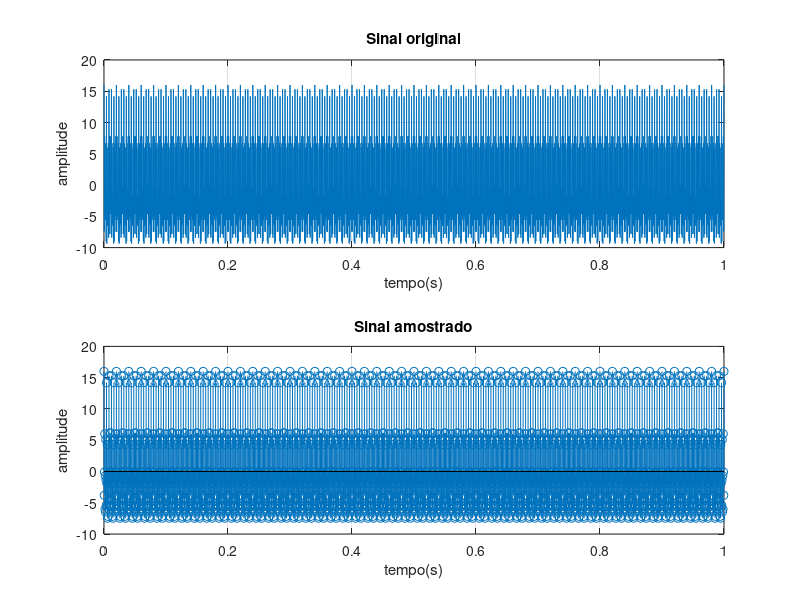
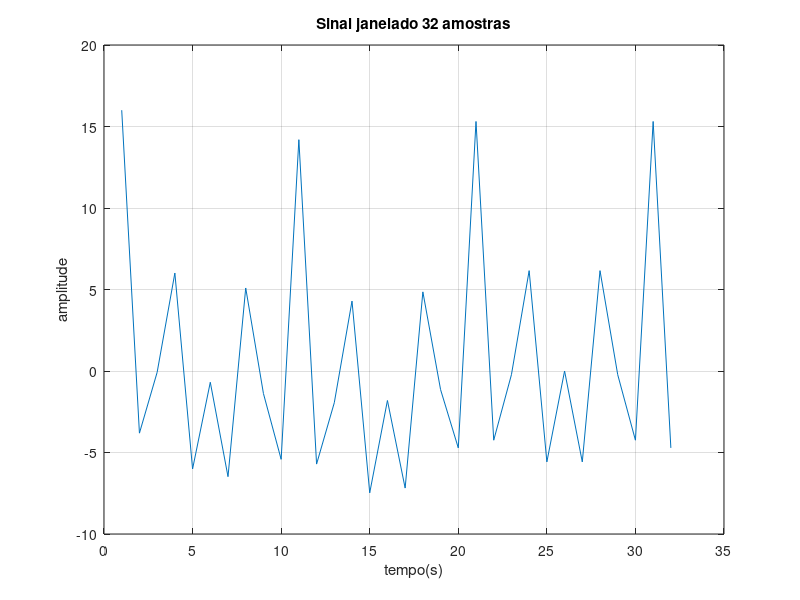

These charts were generated, in order, by the following MATLAB code: (Note: this script raises an error after producing the figures.)
% Alisson Rodrigues de Carvalho Santos
% TEC 430 Processamento digital de sinais

% Segunda Avaliação
% Implementação da DFT e FFT com dizimação na frequência
clc;
clear all;
close all;

% Gerando sinal de entrada
dt = 1/4000;
t = 0:dt:1;

% Sinal de entrada
x =  cos(2*pi*100.*t)+3*cos(2*pi*250.*t)+5*cos(2*pi*750.*t)+7*cos(2*pi*1000.*t);

% Frequência de amostragem
Fs = 2500; % em Hertz
% Período do amostragem
Ts = 1/Fs;

ts = 0:Ts:1;
% sinal amostrado
xn = cos(2*pi*100.*ts)+3*cos(2*pi*250.*ts)+5*cos(2*pi*750.*ts)+7*cos(2*pi*1000.*ts);

figure('name','comparativo de sinais');
subplot(2,1,1);
plot(t,x);title('Sinal original'); grid on;
xlabel('tempo(s)'); ylabel('amplitude');
subplot(2,1,2);
stem(ts,xn);title('Sinal amostrado'); grid on;
xlabel('tempo(s)'); ylabel('amplitude');

% Para cada requisito da atividade avaliativa foi feita uma seção neste
% codigo que aplica as funções MyDFT,MyFFT e a fft do matlab
% Foram implementadas as função plot_espectro e plot_espectro que realizam
% a plotagem das figuras dos espectros resultantes das funções

%%  Janelamento de 32 amostras ponto a
%
% Aplicando o janelamento no sinal para obter as amostras
N= 32;
xn_janelado = xn(1:32);

figure;
plot(xn_janelado);grid on; title('Sinal janelado 32 amostras');
xlabel('tempo(s)'); ylabel('amplitude');

% matriz para armazenar resultados
Xk = zeros(3,32);
n_Add = zeros(2,1);
n_Mult = zeros(2,1);
% Aplicando a dft ao sinal amostrado
[Xk(1,:),n_Add(1),n_Mult(1)] = MyDFT(xn_janelado,N);
% Aplicando a fft com dizimação na frequência
[Xk(2,:),n_Add(2),n_Mult(2)] = MyFFT(xn_janelado,N);
% Aplicando função FFT nativa do matlab
Xk(3,:) = fft(xn_janelado,N);
% Função para plotagem dos espectros
plot_espectros(Xk(1,:),Xk(2,:),Xk(3,:),'FFT 32 amostras',N,Fs);

%% Completando 64 amostras com zeros a direita ponto b
N= 64;
xn_zero_padding = [xn_janelado, zeros(1,32) ];

figure;
plot(xn_zero_padding);grid on; title('Zero padding 64 amostras');
xlabel('tempo(s)'); ylabel('amplitude');xlim([0,N]);

% matriz para armazenar resultados
Xk = zeros(3,64);
n_Add = zeros(2,1);
n_Mult = zeros(2,1);
% Aplicando a dft ao sinal amostrado
[Xk(1,:),n_Add(1),n_Mult(1)] = MyDFT(xn_zero_padding,N);
% Aplicando a fft com dizimação na frequência
[Xk(2,:),n_Add(2),n_Mult(2)] = MyFFT(xn_zero_padding,N);
% Aplicando função FFT nativa do matlab
Xk(3,:) = fft(xn_zero_padding,N);
% Função para plotagem dos espectros
plot_espectros2(Xk(1,:),Xk(2,:),Xk(3,:),'FFT 64 amostras',N,Fs);

%% Janelamento 64 amostras ponto c
%
% Aplicando o janelamento no sinal para obter as amostras
N= 64;
xn_janelado = xn(1:N);

figure;
plot(xn_janelado);grid on; title('Sinal janelado 64 amostras');
xlabel('tempo(s)'); ylabel('amplitude');xlim([0,N])

% matriz para armazenar resultados
Xk = zeros(3,N);
n_Add = zeros(2,1);
n_Mult = zeros(2,1);
% Aplicando a dft ao sinal amostrado
[Xk(1,:),n_Add(1),n_Mult(1)] = MyDFT(xn_janelado,N);
% Aplicando a fft com dizimação na frequência
[Xk(2,:),n_Add(2),n_Mult(2)] = MyFFT(xn_janelado,N);
% Aplicando função FFT nativa do matlab
Xk(3,:) = fft(xn_janelado,N);
% Função para plotagem dos espectros
plot_espectros2(Xk(1,:),Xk(2,:),Xk(3,:),'FFT 64 amostras',N,Fs);

%% Completando 128 amostras com zeros a direita ponto d
N= 128;
xn_zero_padding = [xn_janelado, zeros(1,64) ];

figure;
plot(xn_zero_padding);grid on; title('Zero padding 128 amostras');
xlabel('tempo(s)'); ylabel('amplitude');xlim([0,N]);

% matriz para armazenar resultados
Xk = zeros(3,N);
n_Add = zeros(2,1);
n_Mult = zeros(2,1);
% Aplicando a dft ao sinal amostrado
[Xk(1,:),n_Add(1),n_Mult(1)] = MyDFT(xn_zero_padding,N);
% Aplicando a fft com dizimação na frequência
[Xk(2,:),n_Add(2),n_Mult(2)] = MyFFT(xn_zero_padding,N);
% Aplicando função FFT nativa do matlab
Xk(3,:) = fft(xn_zero_padding,N);
% Função para plotagem dos espectros
plot_espectros2(Xk(1,:),Xk(2,:),Xk(3,:),'FFT 128 amostras',N,Fs);

%% Janelamento 128 amostras
%
% Aplicando o janelamento no sinal para obter as amostras
N= 128;
xn_janelado = xn(1:N);

figure;
plot(xn_janelado);grid on; title('Sinal janelado 128 amostras');
xlabel('tempo(s)'); ylabel('amplitude');xlim([0,N])

% matriz para armazenar resultados
Xk = zeros(3,N);
n_Add = zeros(2,1);
n_Mult = zeros(2,1);
% Aplicando a dft ao sinal amostrado
[Xk(1,:),n_Add(1),n_Mult(1)] = MyDFT(xn_janelado,N);
% Aplicando a fft com dizimação na frequência
[Xk(2,:),n_Add(2),n_Mult(2)] = MyFFT(xn_janelado,N);
% Aplicando função FFT nativa do matlab
Xk(3,:) = fft(xn_janelado,N);
% Função para plotagem dos espectros
plot_espectros2(Xk(1,:),Xk(2,:),Xk(3,:),'FFT 128 amostras',N,Fs);

%% Completando 256 amostras com zeros a direita
N= 256;
xn_zero_padding = [xn_janelado, zeros(1,128) ];

figure;
plot(xn_zero_padding);grid on; title('Zero padding 256 amostras');
xlabel('tempo(s)'); ylabel('amplitude');xlim([0,N]);

% matriz para armazenar resultados
Xk = zeros(3,N);
n_Add = zeros(2,1);
n_Mult = zeros(2,1);
% Aplicando a dft ao sinal amostrado
[Xk(1,:),n_Add(1),n_Mult(1)] = MyDFT(xn_zero_padding,N);
% Aplicando a fft com dizimação na frequência
[Xk(2,:),n_Add(2),n_Mult(2)] = MyFFT(xn_zero_padding,N);
% Aplicando função FFT nativa do matlab
Xk(3,:) = fft(xn_zero_padding,N);
% Função para plotagem dos espectros
plot_espectros2(Xk(1,:),Xk(2,:),Xk(3,:),'FFT 256 amostras',N,Fs);

%% Janelamento 256 amostras
%
% Aplicando o janelamento no sinal para obter as amostras
N= 256;
xn_janelado = xn(1:N);

figure;
plot(xn_janelado);grid on; title('Sinal janelado 128 amostras');
xlabel('tempo(s)'); ylabel('amplitude');xlim([0,N])

% matriz para armazenar resultados
Xk = zeros(3,N);
n_Add = zeros(2,1);
n_Mult = zeros(2,1);
% Aplicando a dft ao sinal amostrado
[Xk(1,:),n_Add(1),n_Mult(1)] = MyDFT(xn_janelado,N);
% Aplicando a fft com dizimação na frequência
[Xk(2,:),n_Add(2),n_Mult(2)] = MyFFT(xn_janelado,N);
% Aplicando função FFT nativa do matlab
Xk(3,:) = fft(xn_janelado,N);
% Função para plotagem dos espectros
plot_espectros2(Xk(1,:),Xk(2,:),Xk(3,:),'FFT 128 amostras',N,Fs);

%% Completando 512 amostras com zeros a direita
N= 512;
xn_zero_padding = [xn_janelado, zeros(1,256) ];

figure;
plot(xn_zero_padding);grid on; title('Zero padding 512 amostras');
xlabel('tempo(s)'); ylabel('amplitude');xlim([0,N]);

% matriz para armazenar resultados
Xk = zeros(3,N);
n_Add = zeros(2,1);
n_Mult = zeros(2,1);
% Aplicando a dft ao sinal amostrado
[Xk(1,:),n_Add(1),n_Mult(1)] = MyDFT(xn_zero_padding,N);
% Aplicando a fft com dizimação na frequência
[Xk(2,:),n_Add(2),n_Mult(2)] = MyFFT(xn_zero_padding,N);
% Aplicando função FFT nativa do matlab
Xk(3,:) = fft(xn_zero_padding,N);
% Função para plotagem dos espectros
plot_espectros2(Xk(1,:),Xk(2,:),Xk(3,:),'FFT 512 amostras',N,Fs);

%% Janelamento 512 amostras
%
% Aplicando o janelamento no sinal para obter as amostras
N= 512;
xn_janelado = xn(1:N);

figure;
plot(xn_janelado);grid on; title('Sinal janelado 512 amostras');
xlabel('tempo(s)'); ylabel('amplitude');xlim([0,N])

% matriz para armazenar resultados
Xk = zeros(3,N);
n_Add = zeros(2,1);
n_Mult = zeros(2,1);
% Aplicando a dft ao sinal amostrado
[Xk(1,:),n_Add(1),n_Mult(1)] = MyDFT(xn_janelado,N);
% Aplicando a fft com dizimação na frequência
[Xk(2,:),n_Add(2),n_Mult(2)] = MyFFT(xn_janelado,N);
% Aplicando função FFT nativa do matlab
Xk(3,:) = fft(xn_janelado,N);
% Função para plotagem dos espectros
plot_espectros2(Xk(1,:),Xk(2,:),Xk(3,:),'FFT 512 amostras',N,Fs);

%% Completando 1024 amostras com zeros a direita
N= 1024;
xn_zero_padding = [xn_janelado, zeros(1,512) ];

figure;
plot(xn_zero_padding);grid on; title('Zero padding 1024 amostras');
xlabel('tempo(s)'); ylabel('amplitude');xlim([0,N]);

% matriz para armazenar resultados
Xk = zeros(3,N);
n_Add = zeros(2,1);
n_Mult = zeros(2,1);
% Aplicando a dft ao sinal amostrado
[Xk(1,:),n_Add(1),n_Mult(1)] = MyDFT(xn_zero_padding,N);
% Aplicando a fft com dizimação na frequência
[Xk(2,:),n_Add(2),n_Mult(2)] = MyFFT(xn_zero_padding,N);
% Aplicando função FFT nativa do matlab
Xk(3,:) = fft(xn_zero_padding,N);
% Função para plotagem dos espectros
plot_espectros(Xk(1,:),Xk(2,:),Xk(3,:),'FFT 1024 amostras',N,Fs);

%% Janelamento 1024 amostras
%
% Aplicando o janelamento no sinal para obter as amostras
N= 1024;
xn_janelado = xn(1:N);

figure;
plot(xn_janelado);grid on; title('Sinal janelado 1024 amostras');
xlabel('tempo(s)'); ylabel('amplitude');xlim([0,N])

% matriz para armazenar resultados
Xk = zeros(3,N);
n_Add = zeros(2,1);
n_Mult = zeros(2,1);
% Aplicando a dft ao sinal amostrado
[Xk(1,:),n_Add(1),n_Mult(1)] = MyDFT(xn_janelado,N);
% Aplicando a fft com dizimação na frequência
[Xk(2,:),n_Add(2),n_Mult(2)] = MyFFT(xn_janelado,N);
% Aplicando função FFT nativa do matlab
Xk(3,:) = fft(xn_janelado,N);
% Função para plotagem dos espectros
plot_espectros2(Xk(1,:),Xk(2,:),Xk(3,:),'FFT 1024 amostras',N,Fs);

%% Completando 2048 amostras com zeros a direita
N= 2048;
xn_zero_padding = [xn_janelado, zeros(1,1024) ];

figure;
plot(xn_zero_padding);grid on; title('Zero padding 2048 amostras');
xlabel('tempo(s)'); ylabel('amplitude');xlim([0,N]);

% matriz para armazenar resultados
Xk = zeros(3,N);
n_Add = zeros(2,1);
n_Mult = zeros(2,1);
% Aplicando a dft ao sinal amostrado
[Xk(1,:),n_Add(1),n_Mult(1)] = MyDFT(xn_zero_padding,N);
% Aplicando a fft com dizimação na frequência
[Xk(2,:),n_Add(2),n_Mult(2)] = MyFFT(xn_zero_padding,N);
% Aplicando função FFT nativa do matlab
Xk(3,:) = fft(xn_zero_padding,N);
% Função para plotagem dos espectros
plot_espectros2(Xk(1,:),Xk(2,:),Xk(3,:),'FFT 2048 amostras',N,Fs);

%%
function [] = plot_espectros(xk_dft,xk_myfft,xk_fft,titulo,N,Fs)
    f = (0:N-1) * Fs / N;
    figure('name',titulo);
    subplot(3,1,1);
    plot(f,abs(xk_dft));title('MyDFT 2048 amostras'); grid on;
    xlabel('frequência(Hz)');
    ylabel('Magnitude');
    subplot(3,1,2);
    plot(f,abs(xk_myfft));title('MyFFT 2048 amostras'); grid on;
    xlabel('frequência(Hz)');
    ylabel('Magnitude');
    subplot(3,1,3);
    plot(f,abs(xk_fft));title('FFT 2048 amostras'); grid on;
    xlabel('frequência(Hz)');
    ylabel('Magnitude');
end

function [] = plot_espectros2(xk_dft,xk_myfft,xk_fft,titulo,N,Fs)
    f = (0:N-1) * Fs / N;
    figure('name',titulo);
    subplot(3,1,1);
    stem(f,abs(xk_dft));title('MyDFT 2048 amostras'); grid on;
    xlabel('frequência(Hz)');
    ylabel('Magnitude');
    subplot(3,1,2);
    stem(f,abs(xk_myfft));title('MyFFT 2048 amostras'); grid on;
    xlabel('frequência(Hz)');
    ylabel('Magnitude');
    subplot(3,1,3);
    stem(f,abs(xk_fft));title('FFT 2048 amostras'); grid on;
    xlabel('frequência(Hz)');
    ylabel('Magnitude');
end